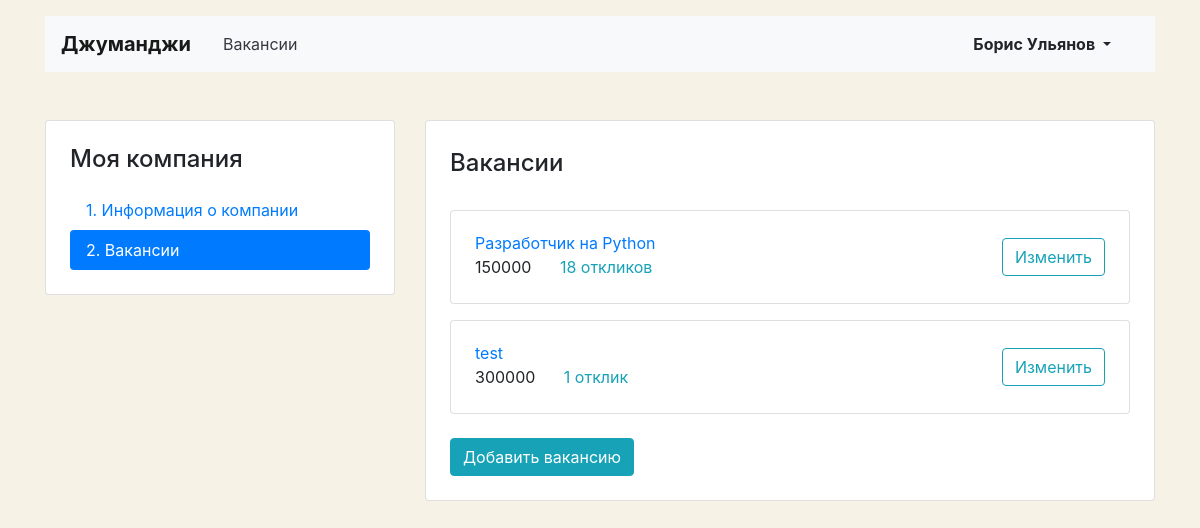
/mycompany/vacancies/ (signed in), run on an earlier commit of the app's database.
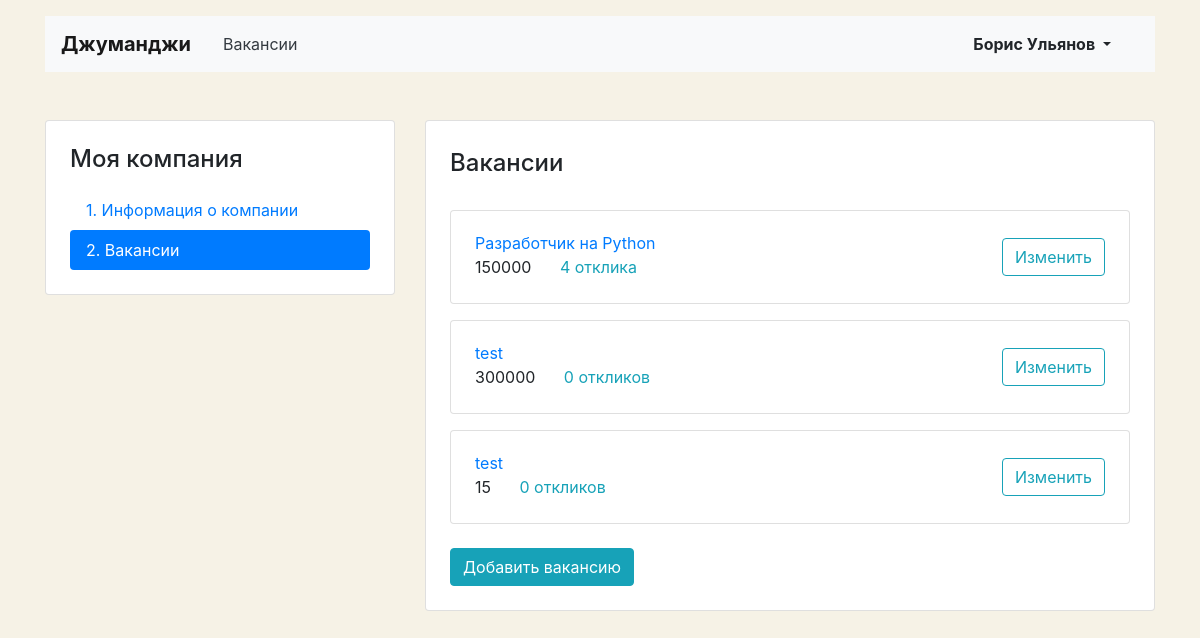
And on a later commit of the database.
### vacancies/models.py (models this page shows, shortened)
class Vacancy(models.Model):
    title = models.CharField(max_length=50, verbose_name='Название вакансии')
    specialty = models.ForeignKey('Specialty', related_name="vacancies", on_delete=models.CASCADE,
                                  verbose_name='Специализация')
    company = models.ForeignKey('Company', related_name="vacancies", on_delete=models.CASCADE)
    skills = models.CharField(max_length=200, verbose_name='Требуемые навыки')
    description = models.TextField(verbose_name='Описание вакансии')
    salary_min = models.IntegerField(verbose_name='Зарплата от')
    salary_max = models.IntegerField(verbose_name='Зарплата до')
    published_at = models.DateField(default=timezone.now)

### vacancies/views.py (the view)
# urls.py: path('mycompany/vacancies/', views.ListVacanciesCompanyView.as_view(), name='list_vacancies_company'),
class ListVacanciesCompanyView(LoginRequiredMixin, View):
    login_url = 'login_user'
    def get(self, request):
        vacancies_by_company = Vacancy.objects.filter(company__owner_id=self.request.user)
        return render(request, 'vacancies/vacancy-list.html', {'vacancies_by_company': vacancies_by_company})

### vacancies/templatetags/ru_pluralize.py (called while the page is built)
@register.filter()
def ru_pluralize(number: Union[int, str], arg: str = 'дурак,дурака,дураков'):
    nominative_singular, genitive_singular, genitive_plural = arg.split(',')
    number = abs(int(number))
    if 10 <= number % 100 <= 20:
        return f'{number} {genitive_plural}'
    if number % 10 == 1:
        return f'{number} {nominative_singular}'
    if 2 <= number % 10 <= 4:
        return f'{number} {genitive_singular}'
    return f'{number} {genitive_plural}'

### vacancies/templates/vacancies/vacancy-list.html (shortened to what this page needs)
{% extends 'vacancies/base_my_company.html' %}
{% load ru_pluralize %}
{% block content %}
  <main class="container mt-3 pb-5">
    <div class="row mt-5">
      <div class="col-12 col-lg-4">
        <aside class="pt-3 pb-4 px-4 mb-5 card">
          <h1 class="h4 pt-2 pb-2">Моя компания</h1>
          <div class="nav flex-column nav-pills" id="v-pills-tab" role="tablist" aria-orientation="vertical">
            <a class="nav-link" href="{% url 'edit_company' %}">1. Информация о&nbsp;компании</a>
            <a class="nav-link active" href="{% url 'list_vacancies_company' %}">2. Вакансии</a>
          </div>
        </aside>
      </div>
      <div class="col-12 col-lg-8">
        <div class="card">
          <div class="card-body px-4 pb-4">
            <section class="tab-pane fade show active">
              <h2 class="h4 pt-2 pb-3">Вакансии</h2>
            {% for vacancy in vacancies_by_company %}
              <div class="card mt-3">
                <div class="card-body px-4">
                  <div class="row align-items-center">
                    <div class="col-6 col-lg-8">
                      <a href="{% url 'vacancy' vacancy.id %}" class="mb-1">{{ vacancy.title }}</a>
                      <p class="mb-1">
                        <span class="mr-4">{{ vacancy.salary_max }}
                        </span><a href="{% url 'edit_vacancy_company' vacancy.pk %}" class="text-info">
                          {{ vacancy.applications.count|ru_pluralize:'отклик,отклика,откликов' }}</a>
                      </p>
                    </div>
                    <div class="col-6 col-lg-4 text-right">
                      <a href="{% url 'edit_vacancy_company' vacancy.pk %}" class="btn btn-outline-info">Изменить</a>
                    </div>
                  </div>
                </div>
              </div>
            {% endfor %}
            </section>
            <div class="mt-4 text-left">
                <a href="{% url 'create_vacancy_company' %}" class="btn btn-info">Добавить вакансию</a>
            </div>
          </div>
        </div>
      </div>
    </div>
  </main>
{% endblock %}

What changed in the data, as far as the page shows it:
computed for Vacancy "Разработчик на Python": applications.count|ru_pluralize "18 откликов" → "4 отклика"
computed for Vacancy (number 2 of 3 on the later page): applications.count|ru_pluralize "1 отклик" → "0 откликов"
added Vacancy: title "test", salary_max "15", applications.count|ru_pluralize "0 откликов"
